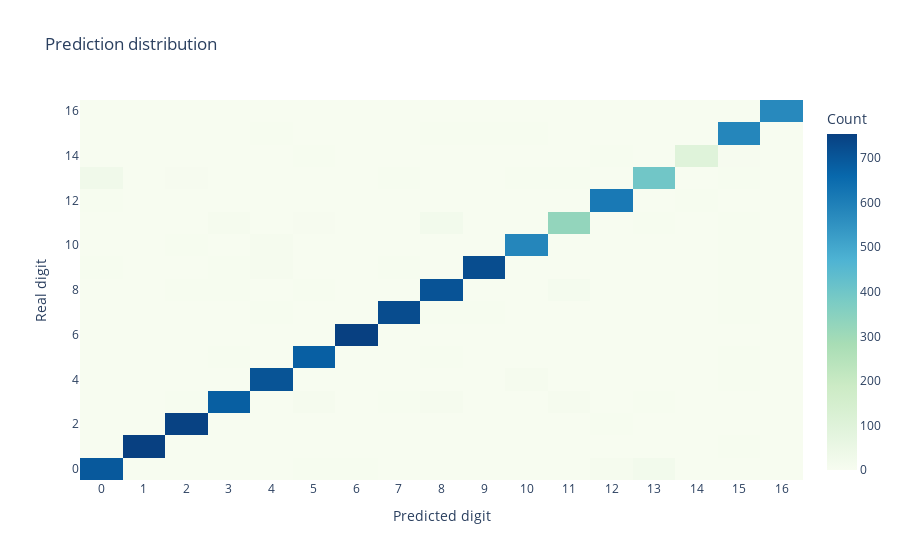

Notebook code cell kept with this figure:
### Markdown cell above
### Plots on our best model

### Code cell
best_y_pred = load('best_model.joblib')
pred_distrb(y_test, best_y_pred)

### Figure 1 — Plotly figure (JSON) as saved in the notebook; plotly's stock layout.template omitted (floating-point values rounded to 4 significant figures; data arrays with more than 128 entries replaced by an {"elided": "..."} marker saying what was removed)
{"data": [{"colorbar": {"title": {"text": "Count"}}, "colorscale": [[0, "rgb(247,252,240)"], [0.125, "rgb(224,243,219)"], [0.25, "rgb(204,235,197)"], [0.375, "rgb(168,221,181)"], [0.5, "rgb(123,204,196)"], [0.625, "rgb(78,179,211)"], [0.75, "rgb(43,140,190)"], [0.875, "rgb(8,104,172)"], [1, "rgb(8,64,129)"]], "hoverongaps": false, "showscale": true, "text": {"elided": "17x17 int values"}, "type": "heatmap", "x": [0, 1, 2, 3, 4, 5, 6, 7, 8, 9, 10, 11, 12, 13, 14, 15, 16], "y": [0, 1, 2, 3, 4, 5, 6, 7, 8, 9, 10, 11, 12, 13, 14, 15, 16], "z": {"elided": "17x17 int values"}}], "layout": {"title": {"text": "Prediction distribution"}, "xaxis": {"tickvals": [0, 1, 2, 3, 4, 5, 6, 7, 8, 9, 10, 11, 12, 13, 14, 15, 16], "title": {"text": "Predicted digit"}}, "yaxis": {"title": {"text": "Real digit"}}}}
